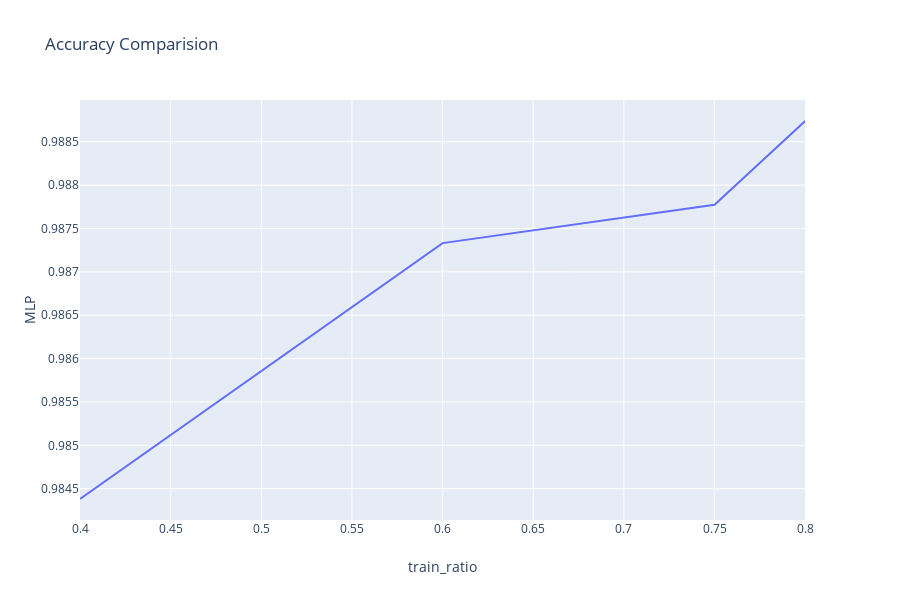

The notebook cell saved with this chart:
### Code cell
fig = px.line(df, x = 'train_ratio', y = 'MLP', title='Accuracy Comparision')
fig.show()

### Figure 1 — Plotly figure (JSON) as saved in the notebook; plotly's stock layout.template omitted (floating-point values rounded to 4 significant figures)
{"data": [{"hoverlabel": {"namelength": 0}, "hovertemplate": "train_ratio=%{x}<br>MLP=%{y}", "legendgroup": "", "line": {"color": "#636efa", "dash": "solid"}, "mode": "lines", "name": "", "showlegend": false, "type": "scatter", "x": [0.4, 0.6, 0.75, 0.8], "xaxis": "x", "y": [0.9844, 0.9873, 0.9878, 0.9887], "yaxis": "y"}], "layout": {"height": 600, "legend": {"tracegroupgap": 0}, "title": {"text": "Accuracy Comparision"}, "xaxis": {"anchor": "y", "domain": [0, 0.98], "title": {"text": "train_ratio"}}, "yaxis": {"anchor": "x", "domain": [0, 1], "title": {"text": "MLP"}}}}
